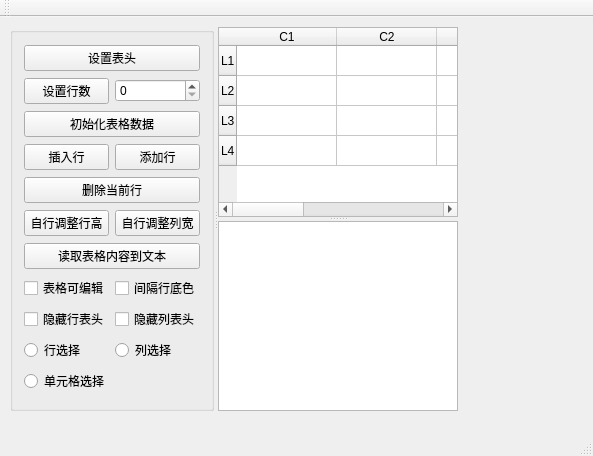
<?xml version="1.0" encoding="UTF-8"?>
<ui version="4.0">
 <class>MainWindow</class>
 <widget class="QMainWindow" name="MainWindow">
  <property name="geometry">
   <rect>
    <x>0</x>
    <y>0</y>
    <width>593</width>
    <height>456</height>
   </rect>
  </property>
  <property name="windowTitle">
   <string>MainWindow</string>
  </property>
  <widget class="QWidget" name="centralWidget">
   <widget class="QSplitter" name="splitterMain">
    <property name="geometry">
     <rect>
      <x>10</x>
      <y>10</y>
      <width>448</width>
      <height>384</height>
     </rect>
    </property>
    <property name="orientation">
     <enum>Qt::Horizontal</enum>
    </property>
    <widget class="QGroupBox" name="groupBox">
     <property name="title">
      <string/>
     </property>
     <layout class="QGridLayout" name="gridLayout">
      <item row="9" column="0">
       <widget class="QRadioButton" name="rBtnRowSelect">
        <property name="text">
         <string>行选择</string>
        </property>
       </widget>
      </item>
      <item row="9" column="1">
       <widget class="QRadioButton" name="rBtnColSelect">
        <property name="text">
         <string>列选择</string>
        </property>
       </widget>
      </item>
      <item row="0" column="0" colspan="2">
       <widget class="QPushButton" name="btnSetHeader">
        <property name="text">
         <string>设置表头</string>
        </property>
       </widget>
      </item>
      <item row="1" column="0">
       <widget class="QPushButton" name="pushButton_2">
        <property name="text">
         <string>设置行数</string>
        </property>
       </widget>
      </item>
      <item row="1" column="1">
       <widget class="QSpinBox" name="spinBox"/>
      </item>
      <item row="2" column="0" colspan="2">
       <widget class="QPushButton" name="btnIniData">
        <property name="text">
         <string>初始化表格数据</string>
        </property>
       </widget>
      </item>
      <item row="3" column="0">
       <widget class="QPushButton" name="btnInsertRow">
        <property name="text">
         <string>插入行</string>
        </property>
       </widget>
      </item>
      <item row="3" column="1">
       <widget class="QPushButton" name="btnAppendRow">
        <property name="text">
         <string>添加行</string>
        </property>
       </widget>
      </item>
      <item row="4" column="0" colspan="2">
       <widget class="QPushButton" name="btnDeleteRow">
        <property name="text">
         <string>删除当前行</string>
        </property>
       </widget>
      </item>
      <item row="5" column="0">
       <widget class="QPushButton" name="btnAdRowHgt">
        <property name="text">
         <string>自行调整行高</string>
        </property>
       </widget>
      </item>
      <item row="5" column="1">
       <widget class="QPushButton" name="btnAdColWgh">
        <property name="text">
         <string>自行调整列宽</string>
        </property>
       </widget>
      </item>
      <item row="6" column="0" colspan="2">
       <widget class="QPushButton" name="pushButton_9">
        <property name="text">
         <string>读取表格内容到文本</string>
        </property>
       </widget>
      </item>
      <item row="7" column="0">
       <widget class="QCheckBox" name="ckbTabEditable">
        <property name="text">
         <string>表格可编辑</string>
        </property>
       </widget>
      </item>
      <item row="7" column="1">
       <widget class="QCheckBox" name="ckbAlterRowColor">
        <property name="text">
         <string>间隔行底色</string>
        </property>
       </widget>
      </item>
      <item row="8" column="0">
       <widget class="QCheckBox" name="ckbHeadRowHid">
        <property name="text">
         <string>隐藏行表头</string>
        </property>
       </widget>
      </item>
      <item row="8" column="1">
       <widget class="QCheckBox" name="ckbHeadColHid">
        <property name="text">
         <string>隐藏列表头</string>
        </property>
       </widget>
      </item>
      <item row="10" column="0">
       <widget class="QRadioButton" name="radioButton">
        <property name="text">
         <string>单元格选择</string>
        </property>
       </widget>
      </item>
     </layout>
    </widget>
    <widget class="QSplitter" name="splitter">
     <property name="orientation">
      <enum>Qt::Vertical</enum>
     </property>
     <widget class="QTableWidget" name="tableInfo">
      <row>
       <property name="text">
        <string>L1</string>
       </property>
      </row>
      <row>
       <property name="text">
        <string>L2</string>
       </property>
      </row>
      <row>
       <property name="text">
        <string>L3</string>
       </property>
      </row>
      <row>
       <property name="text">
        <string>L4</string>
       </property>
      </row>
      <column>
       <property name="text">
        <string>C1</string>
       </property>
      </column>
      <column>
       <property name="text">
        <string>C2</string>
       </property>
      </column>
      <column>
       <property name="text">
        <string>C3</string>
       </property>
      </column>
      <column>
       <property name="text">
        <string>C4</string>
       </property>
      </column>
      <column>
       <property name="text">
        <string>C5</string>
       </property>
      </column>
      <column>
       <property name="text">
        <string>C6</string>
       </property>
      </column>
     </widget>
     <widget class="QPlainTextEdit" name="plainTextEdit"/>
    </widget>
   </widget>
  </widget>
  <widget class="QMenuBar" name="menuBar">
   <property name="geometry">
    <rect>
     <x>0</x>
     <y>0</y>
     <width>593</width>
     <height>23</height>
    </rect>
   </property>
  </widget>
  <widget class="QToolBar" name="mainToolBar">
   <attribute name="toolBarArea">
    <enum>TopToolBarArea</enum>
   </attribute>
   <attribute name="toolBarBreak">
    <bool>false</bool>
   </attribute>
  </widget>
  <widget class="QStatusBar" name="statusBar"/>
 </widget>
 <layoutdefault spacing="6" margin="11"/>
 <resources/>
 <connections/>
</ui>
